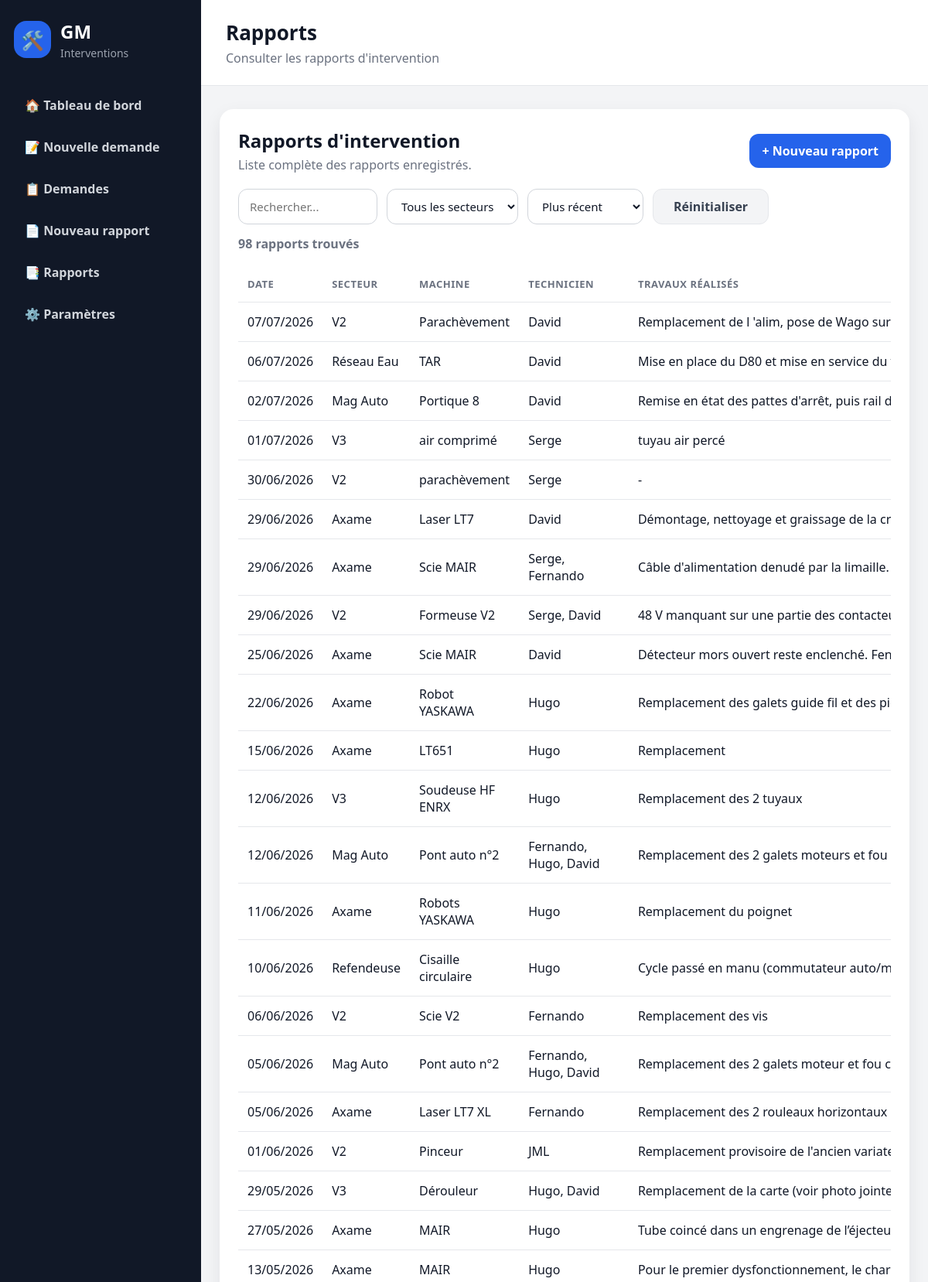
/rapports (upper part), run on the app's committed database.
### tables this page shows
CREATE TABLE rapports_intervention (
            id INTEGER PRIMARY KEY AUTOINCREMENT,
            secteur_id INTEGER,
            machine TEXT,
            probleme TEXT NOT NULL,
            travaux TEXT NOT NULL,
            technicien TEXT NOT NULL,
            commentaire TEXT,
            reference TEXT,
            date_rapport TIMESTAMP DEFAULT CURRENT_TIMESTAMP,
            FOREIGN KEY (secteur_id) REFERENCES secteurs(id)
        );

CREATE TABLE secteurs (
            id INTEGER PRIMARY KEY AUTOINCREMENT,
            nom TEXT NOT NULL UNIQUE
        , actif INTEGER
                NOT NULL DEFAULT 1);

### routes/rapports.py (the view, shortened to what this page needs)
@rapports_bp.route("/rapports")
def liste_rapports():
    recherche = request.args.get("recherche", "").strip()
    secteur_id = request.args.get("secteur_id", "").strip()
    tri = request.args.get("tri", "recent").strip()
    query = """
        SELECT
            rapports_intervention.*,
            secteurs.nom AS secteur_nom
        FROM rapports_intervention
        LEFT JOIN secteurs
            ON rapports_intervention.secteur_id = secteurs.id
        WHERE 1 = 1
    """
    params = []
    if secteur_id:
        query += """
            AND rapports_intervention.secteur_id = ?
        """
        params.append(secteur_id)
    order_by_options = {
        "ancien": "rapports_intervention.date_rapport ASC",
        "secteur": "secteurs.nom ASC",
        "technicien": "rapports_intervention.technicien ASC",
        "recent": "rapports_intervention.date_rapport DESC",
    }
    order_by = order_by_options.get(
        tri,
        order_by_options["recent"]
    )
    query += f" ORDER BY {order_by}"
    with connexion_db() as conn:
        rapports = conn.execute(
            query,
            params
        ).fetchall()
        secteurs = get_all_secteurs(conn)
    return render_template(
        "rapports/liste.html",
        rapports=rapports,
        secteurs=secteurs,
        recherche=recherche,
        secteur_id=secteur_id,
        tri=tri
    )

### app.py (called while the page is built)
@app.template_filter("date_fr")
def date_fr(value):
    if not value:
        return ""
    if isinstance(value, datetime):
        return value.strftime("%d/%m/%Y")
    try:
        date_value = datetime.fromisoformat(str(value))
        return date_value.strftime("%d/%m/%Y")
    except (ValueError, TypeError):
        return str(value)

### database.py (called while the page is built)
def is_postgres():
    return bool(DATABASE_URL)

def get_db_connection():
    if is_postgres():
        return PostgresConnectionAdapter(DATABASE_URL)
    conn = sqlite3.connect(DB_PATH)
    conn.row_factory = sqlite3.Row
    conn.execute("PRAGMA foreign_keys = ON")
    return conn

### routes/rapports.py (called while the page is built)
def get_all_secteurs(conn):
    return conn.execute("""
        SELECT *
        FROM secteurs
        WHERE actif = TRUE
        ORDER BY nom
    """).fetchall()

### services/database_service.py (called while the page is built)
@contextmanager
def connexion_db():
    conn = get_db_connection()
    try:
        yield conn
    finally:
        conn.close()

### templates/rapports/liste.html (shortened to what this page needs)
{% extends "base.html" %}
{% block page_title %}
Rapports
{% endblock %}
{% block page_subtitle %}
Consulter les rapports d'intervention
{% endblock %}
{% block content %}
<section class="card">
    <div class="section-header">
        <div>
            <h2>Rapports d'intervention</h2>
            <p>Liste complète des rapports enregistrés.</p>
        </div>
        <a href="/rapports/nouveau" class="btn">
            + Nouveau rapport
        </a>
    </div>
    <form
        method="GET"
        class="filters-bar"
        id="filtersForm"
        data-filters-form
        data-storage-key="gm-rapports-filters"
    >
        <input
            type="text"
            name="recherche"
            placeholder="Rechercher..."
            value="{{ recherche }}"
        >
        <select name="secteur_id">
            <option value="">
                Tous les secteurs
            </option>
        </select>
        <select name="tri">
            <option
                value="recent"
                {% if tri == "recent" %}
                    selected
                {% endif %}
            >
                Plus récent
            </option>
        </select>
        <a
            href="{{ url_for('rapports.liste_rapports') }}"
            class="btn-secondary"
            data-reset-filters
        >
            Réinitialiser
        </a>
    </form>
    <p class="result-count">
        {{ rapports|length }}
        rapport{{ "s" if rapports|length > 1 else "" }}
        trouvé{{ "s" if rapports|length > 1 else "" }}
    </p>
    {% if rapports %}
        <div class="table-container">
            <table class="modern-table">
                <thead>
                    <tr>
                        <th>
                            Date
                        </th>
                        <th>
                            Secteur
                        </th>
                        <th>
                            Machine
                        </th>
                        <th>
                            Technicien
                        </th>
                        <th>
                            Travaux réalisés
                        </th>
                    </tr>
                </thead>
                <tbody>
                    {% for rapport in rapports %}
                        <tr
                            class="clickable-row"
                            onclick="window.location='/rapports/{{ rapport.id }}'"
                        >
                            <td>
                                {{ rapport.date_rapport|date_fr }}
                            </td>
                            <td>
                                {{ rapport.secteur_nom or "Non renseigné" }}
                            </td>
                            <td>
                                {{ rapport.machine or "-" }}
                            </td>
                            <td>
                                {{ rapport.technicien or "-" }}
                            </td>
                            <td
                                class="travaux-cell"
                                title="{{ rapport.travaux or '' }}"
                            >
                                {% if rapport.travaux %}
                                    {{ rapport.travaux[:100] }}
                                {% else %}
                                    -
                                {% endif %}
                            </td>
                        </tr>
                    {% endfor %}
                </tbody>
            </table>
        </div>
    {% endif %}
</section>
{% endblock %}

### static/css/style.css (style rules this page uses)
* { box-sizing: border-box; }
body { margin: 0; font-family: "Segoe UI", Arial, sans-serif; background: #f3f4f6; color: #111827; }
.stat-card, .card { background: white; border-radius: 18px; box-shadow: 0 8px 22px rgba(15, 23, 42, 0.08); }
.card { padding: 24px; margin-bottom: 20px; }
.card h2 { margin-top: 0; }
.btn { display: inline-block; background: #2563eb; color: white; padding: 11px 16px; border-radius: 12px; text-decoration: none; font-weight: 700; border: none; cursor: pointer; }
.section-header { display: flex; justify-content: space-between; align-items: center; gap: 16px; margin-bottom: 20px; }
.section-header h2 { margin: 0; }
.section-header p { margin: 4px 0 0; color: #6b7280; }
.table-container { overflow-x: auto; }
.modern-table { width: 100%; border-collapse: collapse; }
.modern-table th, .modern-table td { padding: 14px 12px; text-align: left; border-bottom: 1px solid #e5e7eb; }
.modern-table th { color: #6b7280; font-size: 13px; text-transform: uppercase; letter-spacing: 0.04em; }
.clickable-row { cursor: pointer; transition: 0.2s; }
.btn-secondary { display: inline-block; background: #f3f4f6; color: #374151; padding: 11px 16px; border-radius: 12px; text-decoration: none; font-weight: 700; border: 1px solid #e5e7eb; }
.filters-bar { display: flex; gap: 12px; margin-bottom: 12px; flex-wrap: wrap; }
.filters-bar input, .filters-bar select { padding: 12px 14px; border: 1px solid #d1d5db; border-radius: 12px; font-family: inherit; font-size: 15px; }
.result-count { margin: 0 0 18px; color: #6b7280; font-weight: 600; }
form.filters-bar { display: grid !important; grid-template-columns: minmax(180px, 220px) minmax(170px, 190px) minmax(150px, 160px) minmax(150px, 160px) 150px; align-items: center; gap: 12px; width: 100%; margin: 0 0 14px; }
form.filters-bar input[type="text"], form.filters-bar input[type="search"], form.filters-bar select { width: 100% !important; height: 46px !important; min-height: 46px; margin: 0 !important; padding: 0 14px !important; border: 1px solid #d1d5db !important; border-radius: 12px !important; background-color: #ffffff !important; color: #111827 !important; font-family: inherit !important; font-size: 15px !important; line-height: normal; outline: none; }
form.filters-bar select { cursor: pointer; }
form.filters-bar .btn-secondary { display: inline-flex !important; align-items: center; justify-content: center; height: 46px; min-height: 46px; margin: 0; padding: 0 18px; white-space: nowrap; }
.travaux-cell { max-width: 420px; overflow: hidden; text-overflow: ellipsis; white-space: nowrap; }

### data on the page
rapports_intervention: date_rapport "07/07/2026", nom "V2", machine "Parachèvement", technicien "David", travaux "Remplacement de l 'alim, pose de Wago sur les câb…"
rapports_intervention: date_rapport "06/07/2026", nom "Réseau Eau", machine "TAR", technicien "David", travaux "Mise en place du D80 et mise en service du ventilat…"
rapports_intervention: date_rapport "02/07/2026", nom "Mag Auto", machine "Portique 8", technicien "David", travaux "Remise en état des pattes d'arrêt, puis rail de boîte…"
rapports_intervention: date_rapport "01/07/2026", nom "V3", machine "air comprimé", technicien "Serge", travaux "tuyau air percé"
rapports_intervention: date_rapport "30/06/2026", nom "V2", machine "parachèvement", technicien "Serge"
rapports_intervention: date_rapport "29/06/2026", nom "Axame", machine "Laser LT7", technicien "David", travaux "Démontage, nettoyage et graissage de la…"
rapports_intervention: date_rapport "29/06/2026", nom "Axame", machine "Scie MAIR", technicien "Serge, Fernando", travaux "Câble d'alimentation denudé par la limaille. Nettoy…"
rapports_intervention: date_rapport "29/06/2026", nom "V2", machine "Formeuse V2", technicien "Serge, David", travaux "48 V manquant sur une partie des contacteurs, tira…"
rapports_intervention: date_rapport "25/06/2026", nom "Axame", machine "Scie MAIR", technicien "David", travaux "Détecteur mors ouvert reste enclenché. Fendu, cal…"
rapports_intervention: date_rapport "22/06/2026", nom "Axame", machine "Robot YASKAWA", technicien "Hugo", travaux "Remplacement des galets guide fil et des pignons…"
rapports_intervention: date_rapport "15/06/2026", nom "Axame", machine "LT651", technicien "Hugo", travaux "Remplacement"
rapports_intervention: date_rapport "12/06/2026", nom "V3", machine "Soudeuse HF ENRX", technicien "Hugo", travaux "Remplacement des 2 tuyaux"
rapports_intervention: date_rapport "12/06/2026", nom "Mag Auto", machine "Pont auto n°2", technicien "Fernando, Hugo, David", travaux "Remplacement des 2 galets moteurs et fou côté Vi…"
rapports_intervention: date_rapport "11/06/2026", nom "Axame", machine "Robots YASKAWA", technicien "Hugo", travaux "Remplacement du poignet"
rapports_intervention: date_rapport "10/06/2026", nom "Refendeuse", machine "Cisaille circulaire", technicien "Hugo", travaux "Cycle passé en manu (commutateur auto/manu su…"
rapports_intervention: date_rapport "06/06/2026", nom "V2", machine "Scie V2", technicien "Fernando", travaux "Remplacement des vis"
rapports_intervention: date_rapport "05/06/2026", nom "Mag Auto", machine "Pont auto n°2", technicien "Fernando, Hugo, David", travaux "Remplacement des 2 galets moteur et fou côté Ch…"
rapports_intervention: date_rapport "05/06/2026", nom "Axame", machine "Laser LT7 XL", technicien "Fernando", travaux "Remplacement des 2 rouleaux horizontaux et rem…"
rapports_intervention: date_rapport "01/06/2026", nom "V2", machine "Pinceur", technicien "JML", travaux "Remplacement provisoire de l'ancien variateur par…"
rapports_intervention: date_rapport "29/05/2026", nom "V3", machine "Dérouleur", technicien "Hugo, David", travaux "Remplacement de la carte (voir photo…"
rapports_intervention: date_rapport "27/05/2026", nom "Axame", machine "MAIR", technicien "Hugo", travaux "Tube coincé dans un engrenage de…"
rapports_intervention: date_rapport "13/05/2026", nom "Axame", machine "MAIR", technicien "Hugo", travaux "Pour le premier dysfonctionnement, le chariot de…"

### other printed values
{{ rapports|length }} "98"
{{ "s" if rapports|length > 1 else "" }} "s"
